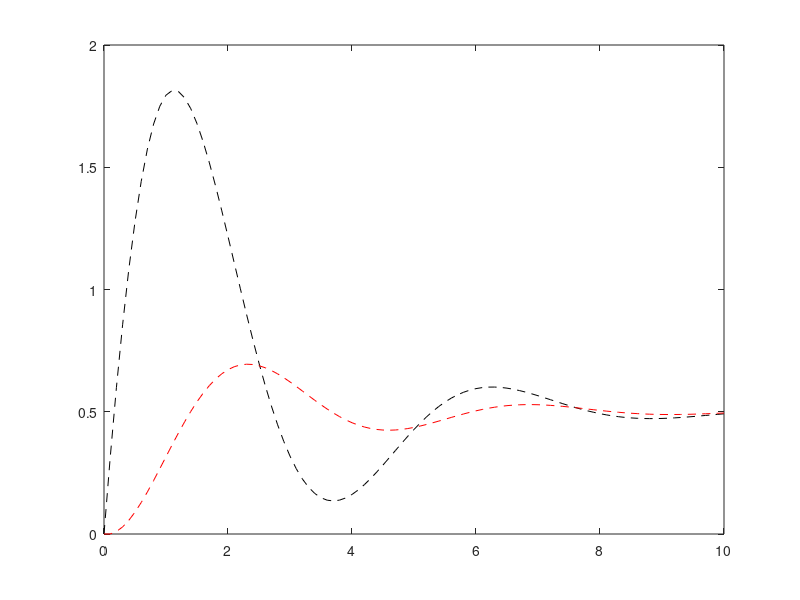

Reproduce this figure in MATLAB.
clear
x=linspace(0,10,101);
ya=exp(-1/2*x).*(-1/2*cos(sqrt(6)/2*x)+sqrt(6)*sin(sqrt(6)/2*x))+1/2;
dx=0.1;
y1(1)=0;
y2(1)=0;
for i = 1:100
    y1(i+1)=y1(i)+y2(i)*dx;
    y2(i+1)=y2(i)+(1-y2(i)-2*y1(i))*dx;
end
plot(x,ya,'k--')
hold on
plot(x,y1,'r--')
hold off
